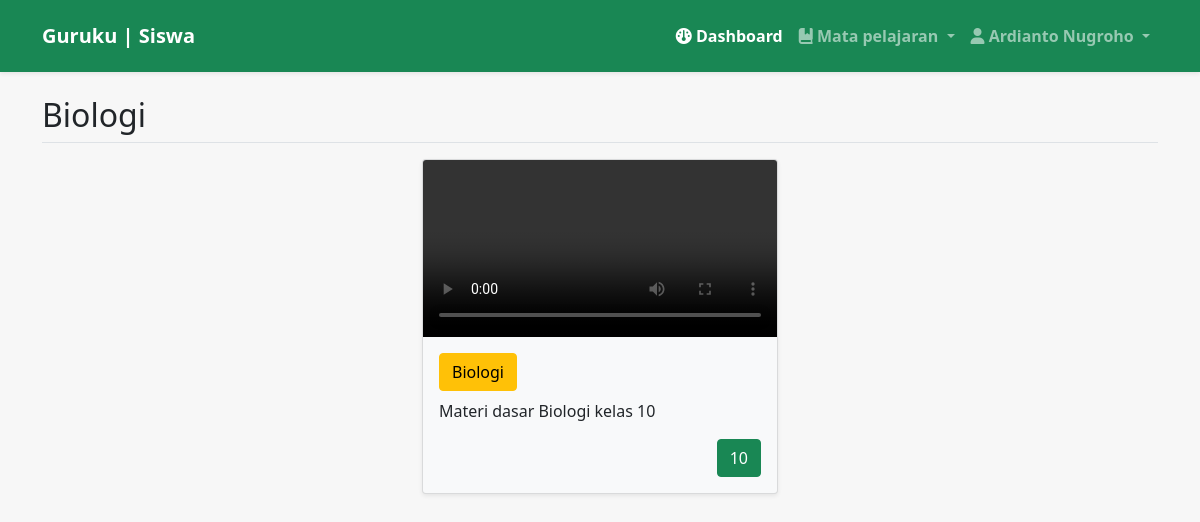
The page /back/siswa/index.php?page=Biologi (signed in) on the database its author committed.
### tables this page shows
CREATE TABLE `materi` (
  `id_materi` int(11) NOT NULL,
  `nip` int(50) NOT NULL,
  `kelas_id` int(11) NOT NULL,
  `nama_guru` varchar(255) DEFAULT NULL,
  `nama_mapel` varchar(255) DEFAULT NULL,
  `video` varchar(255) DEFAULT NULL,
  `deskripsi` text DEFAULT NULL,
  `kelas` varchar(255) DEFAULT NULL
);

CREATE TABLE `kelas` (
  `id_kelas` int(11) NOT NULL,
  `nama_kelas` varchar(255) DEFAULT NULL
);

### back/siswa/mapel/biologi.php (the view)
<h2 class="border-bottom pb-2" >Biologi</h2>
        <div class="row justify-content-center mb-3 mt-3">
            <?php
            include '../../config/koneksi.php';
                $query=mysqli_query($koneksi,"SELECT * FROM materi JOIN kelas ON materi.kelas_id = kelas.id_kelas WHERE nama_mapel='Biologi'");
                if (mysqli_num_rows($query) > 0) {
                    foreach($query as $data){
            ?>
               <div class="col-md-4 mb-3">
                <div class="card bg-light shadow-sm">
                    <video src="../guru/materi/video/<?= $data['video'] ?>" controls class="card-img-top"></video>
                        <div class="card-body">
                            <a href="index.php?page=<?= $data['nama_mapel']?>" class="btn btn-warning mb-2"><?= $data['nama_mapel']?></a>
                            <p class="card-text"><?= $data['deskripsi']?></p>
                            <p class="card-text text-end"><small class="text-muted"><a href="index.php?page=kelas_<?= $data['nama_kelas']?>" class="btn btn-success"><?= $data['nama_kelas']?></a></small></p>
                        </div>
                    </div>
               </div>
            <?php
            }
         } else{
            ?>
                <div class="alert alert-danger">Tidak ada materi</div>
            <?php
            }
            ?>
        </div>

### rows shown on the page
materi: nama_mapel "Biologi", deskripsi "Materi dasar Biologi kelas 10", kelas.nama_kelas "10"

### other values the page prints
$_SESSION['nama'] "Ardianto Nugroho"
